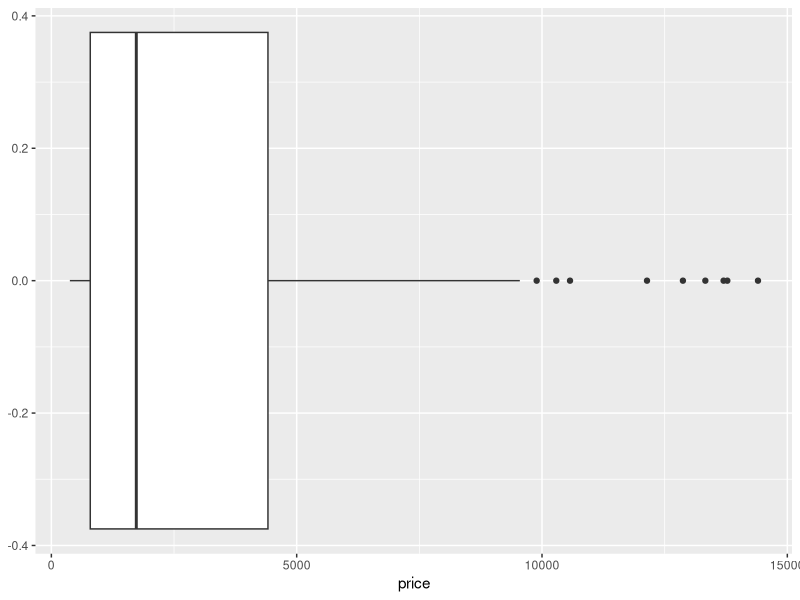
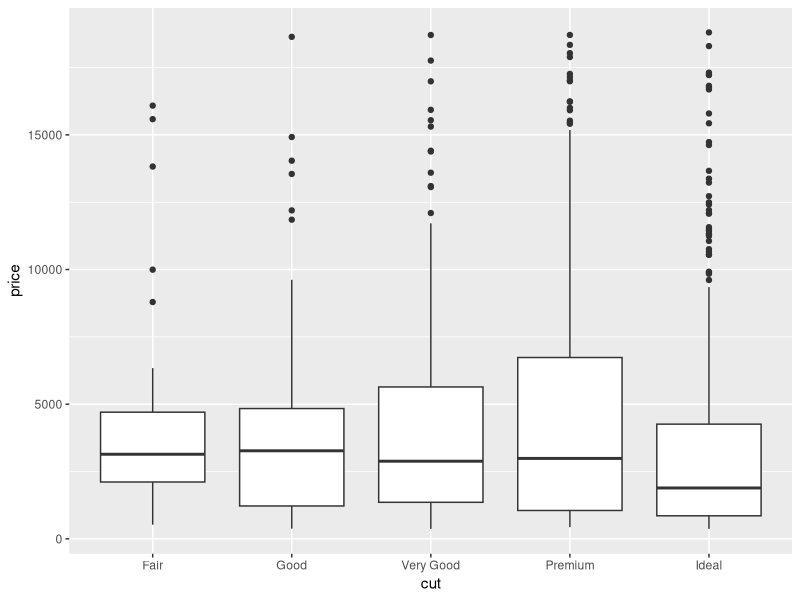
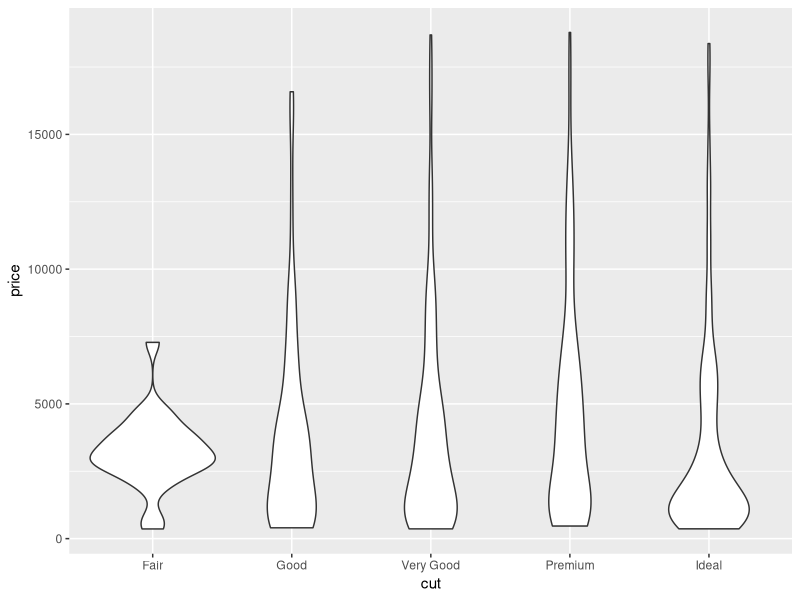
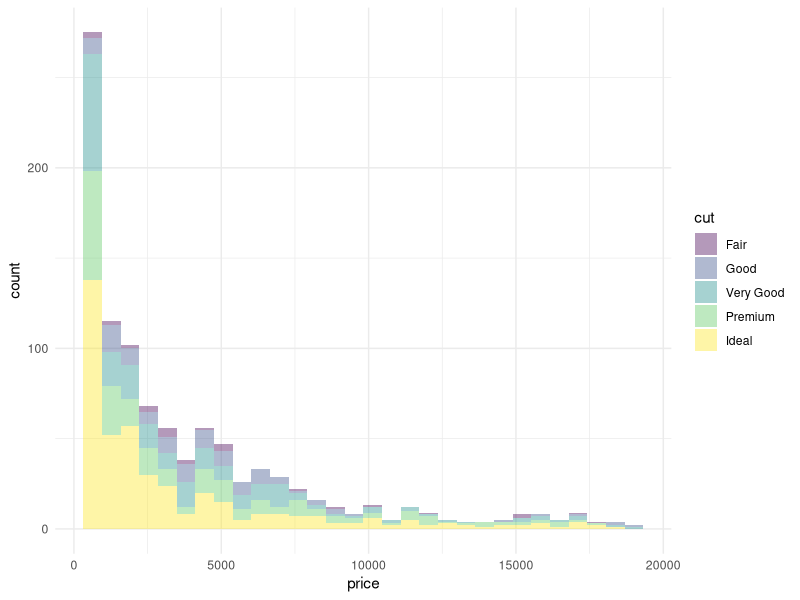
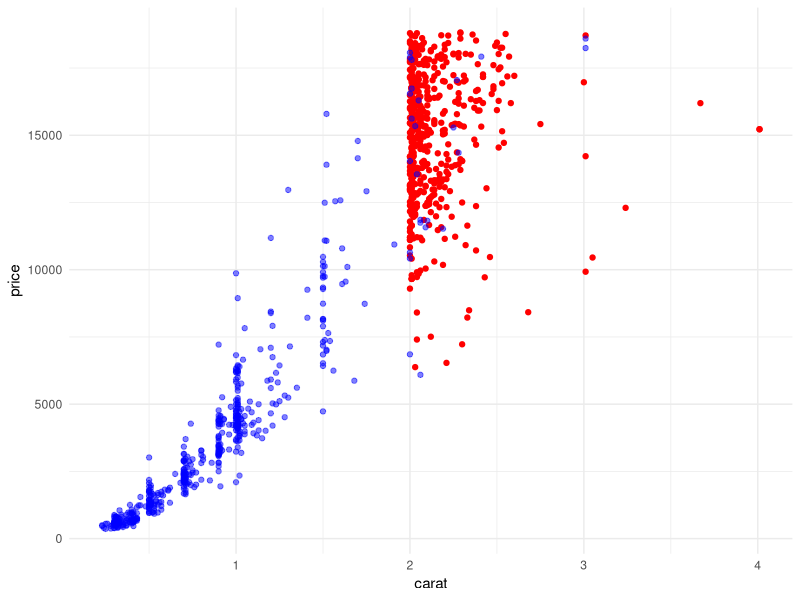

Source code (R) for these figures, in order:
library(ggplot2)
library(dplyr)

# diamonds dataset is included in ggplot2 package
glimpse(diamonds)

# Boxplot is a graphical representation of the distribution of a dataset.
# It is a standardized way of displaying the distribution of data based on a five-number summary:
# -- minimum, first quartile, median, third quartile, and maximum.
# -- It is also known as a box-and-whisker plot.
ggplot(
  diamonds %>% sample_n(100),
  aes(price)
) +
  geom_boxplot()

ggplot(
  diamonds %>% sample_n(1000),
  aes(x = cut, y = price)
) +
  geom_boxplot()

## violin plot
# A violin plot is similar to a box plot, but it also shows the probability density of the data at different values.
# -- It is a combination of a box plot and a kernel density plot.

ggplot(
  diamonds %>% sample_n(1000),
  aes(x = cut, y = price)
) +
  geom_violin()


# Histogram is a graphical representation of the distribution of a dataset.
# violin is histogram rotated and mirrored
ggplot(
  diamonds %>% sample_n(1000),
  aes(price)
) +
  geom_histogram(aes(fill = cut), alpha = 0.4) +
  theme_minimal()

## multiple datasets
premium_di <- diamonds %>%
  filter(cut == "Premium", carat>=2) %>%
  sample_n(500)

good_di <- diamonds %>%
  filter(cut == "Good") %>%
  sample_n(500)

ggplot() +
  geom_point(data = premium_di,
             mapping = aes(carat, price),
             color = "red") +
  geom_point(data = good_di,
             mapping = aes(carat, price),
             color = "blue", alpha=0.5) +
  theme_minimal()
